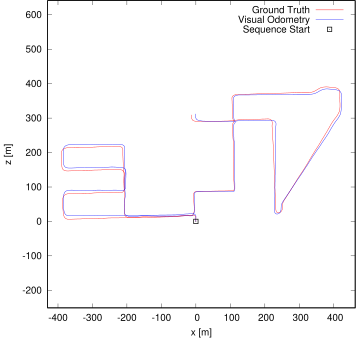

Generate this figure with gnuplot:
set term postscript eps enhanced color
set output "08.eps"
set size ratio -1
set xrange [-430:462]
set yrange [-251:641]
set xlabel "x [m]"
set ylabel "z [m]"
plot "08.txt" using 1:2 lc rgb "#FF0000" title 'Ground Truth' w lines,"08.txt" using 3:4 lc rgb "#0000FF" title 'Visual Odometry' w lines,"< head -1 08.txt" using 1:2 lc rgb "#000000" pt 4 ps 1 lw 2 title 'Sequence Start' w points
